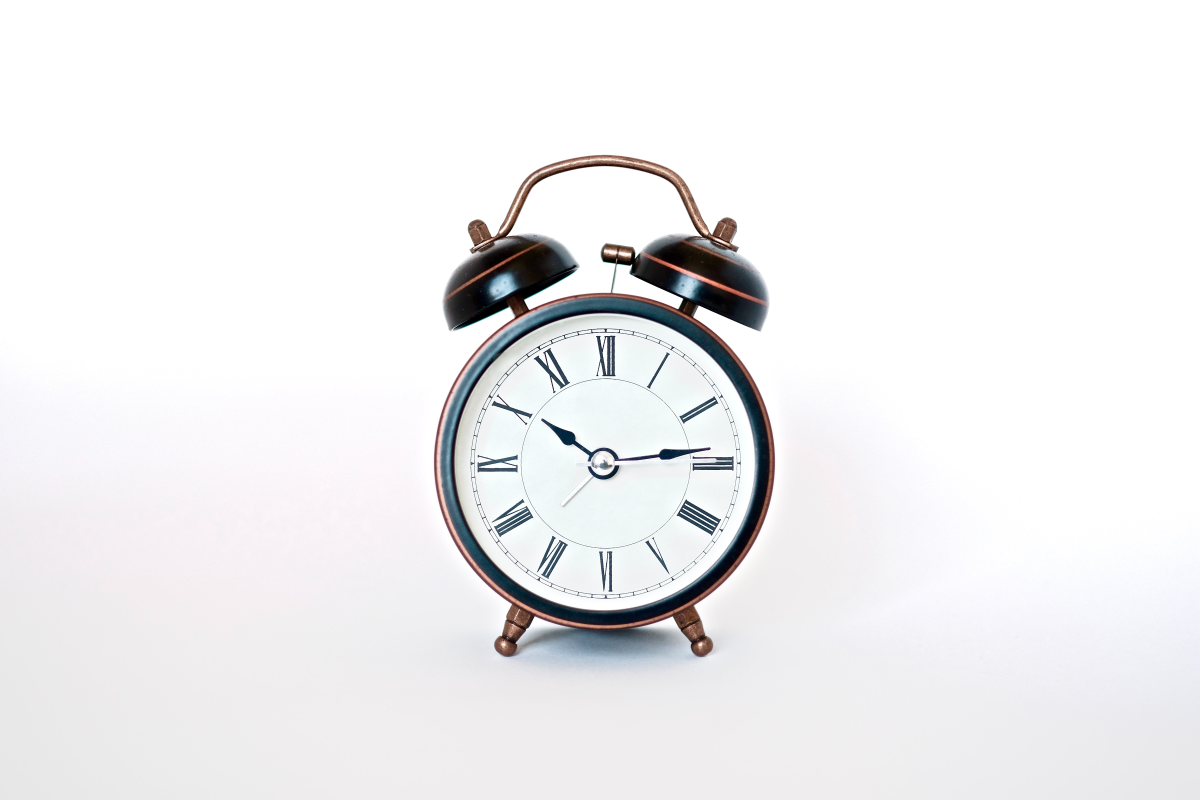
#> input picture public/scripts/tester.jpg, 6000 x 4000 px (shown at 1/5 size)
$ python generate_ht_lt.py tester.jpg
#> lines starting #> are read from the running program, lines starting #| are printed output that depends on the picture; long printed decimals are rounded
import cv2
import numpy as np
import sys
import json

def get_mean_rgb(img):
  avg_color_per_row = np.average(img, axis=0)
  return np.average(avg_color_per_row, axis=0)

def get_stdev(img):
  sdv_color_per_row = np.std(img, axis=0)
  return np.std(sdv_color_per_row, axis=0)

imgInput = sys.argv[1]

img = cv2.imread(imgInput)
#> img is the input picture: shape (4000, 6000, 3); mean B, G, R 239.7, 238.5, 238.9
resized_img = cv2.resize(img, (576, 576))
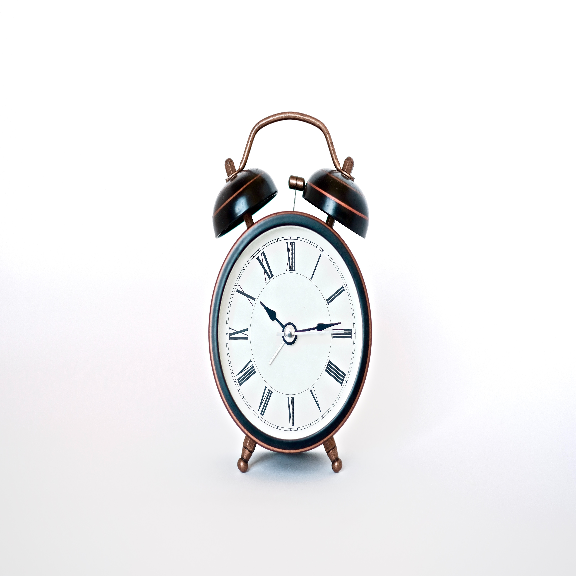
#> resized_img: shape (576, 576, 3); mean B, G, R 239.7, 238.5, 238.8

mean_rgb = get_mean_rgb(resized_img)
#> in get_mean_rgb, `avg_color_per_row = np.average(img, axis=0)`: avg_color_per_row = 576 rows, first 8: [246, 244.7, 245.4], [246.1, 244.8, 245.4], [246.2, 244.8, 245.6], [246.2, 245, 245.7], [246.2, 245, 245.6], [246.3, 245, 245.7], [246.3, 245.1, 245.8], [246.4, 245.1, 245.8]
#> mean_rgb = [239.7, 238.5, 238.8]
stdev_rgb = get_stdev(resized_img)
#> in get_stdev, `sdv_color_per_row = np.std(img, axis=0)`: sdv_color_per_row = 576 rows, first 8: [9.76, 10.08, 9.71], [9.76, 10.1, 9.71], [9.72, 10.08, 9.59], [9.71, 10.04, 9.59], [9.76, 10.06, 9.66], [9.67, 10.02, 9.58], [9.63, 9.92, 9.48], [9.6, 9.96, 9.47]
#> stdev_rgb = [28.54, 28.83, 29.11]

HT = [0]*3
LT = [0]*3

for i in range(3):
  HT[i] = mean_rgb[i] + stdev_rgb[i]
  LT[i] = mean_rgb[i] - stdev_rgb[i]
#> after the loop, HT = [268.2, 267.3, 267.9]; LT = [211.1, 209.7, 209.7]

jsonOutput = {"htR" : HT[0], "htG" : HT[1], "htB" : HT[2], "ltR" : LT[0], "ltG" : LT[1], "ltB" : LT[1]}
#> jsonOutput = {'htR': 268.2, 'htG': 267.3, 'htB': 267.9, 'ltR': 211.1, 'ltG': 209.7, 'ltB': 209.7}
print(json.dumps(jsonOutput))
#| {"htR": 268.234, "htG": 267.307, "htB": 267.927, "ltR": 211.147, "ltG": 209.654, "ltB": 209.654}
